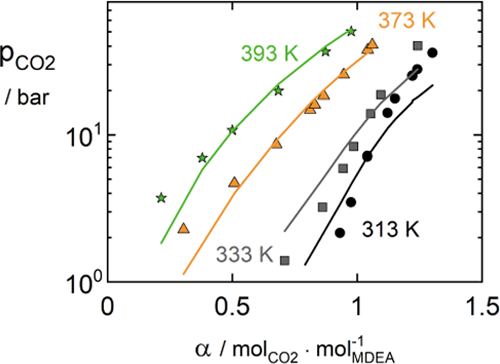
#> input picture analyses/mdea_bulow_reproduction/diagnosis-round2/source-figure4.png, 500 x 364 px
$ python digitize.py
#> lines starting #> are read from the running program, lines starting #| are printed output that depends on the picture; after the words box and inside, x2 and y2 are one past the last pixel; in counts of white or black regions, pixels touching at a corner belong together
"""Figure 4 model lines: explicit marker masks and independent guide checks."""
from pathlib import Path
import csv,json,hashlib
import cv2,numpy as np
P=Path(__file__).resolve().parent
im=cv2.imread(str(P/'source-figure4.png'));hsv=cv2.cvtColor(im,cv2.COLOR_BGR2HSV)
#> further down, im is the input picture: shape (364, 500, 3); mean B, G, R 242.1, 243.6, 243.6
#> after `hsv = cv2.cvtColor(im, cv2.COLOR_BGR2HSV)`: hsv: shape (364, 500, 3); mean H, S, V 2.9, 4, 244.4
# Manually inspected center guides follow model strokes, never marker centers.
series={
313:dict(guide=[[306,264],[321,239],[339,211],[357,183],[377,153],[397,123],[416,99],[432,85]],markers=[[340,233],[351,202],[367,156],[387,113],[396,99],[413,76],[418,69],[432,53]],color='black'),
333:dict(guide=[[285,231],[302,209],[323,181],[343,155],[363,129],[385,105],[405,82],[418,69]],markers=[[285,260],[322,207],[343,169],[353,146],[371,113],[381,95],[418,46]],color='gray'),
373:dict(guide=[[184,274],[205,242],[226,211],[247,182],[270,151],[295,121],[320,93],[345,69],[371,46]],markers=[[183,228],[235,182],[276,144],[309,110],[312,103],[324,95],[345,73],[369,49],[371,44]],color='orange'),
393:dict(guide=[[162,244],[182,209],[205,170],[233,130],[257,109],[279,90],[310,64],[325,53],[351,32]],markers=[[161,198],[203,158],[233,130],[279,90],[325,53],[351,32]],color='green')}
rows=[];qa=[];overlay=im.copy();maskim=np.zeros(im.shape[:2],np.uint8)
for T,s in series.items():
 g=np.array(s['guide']);lo,hi=int(g[0,0]),int(g[-1,0]);mask=np.zeros(im.shape[:2],np.uint8)
 for q in series.values():
  for x,y in q['markers']:cv2.circle(mask,(x,y),8,255,-1);cv2.circle(overlay,(x,y),8,(255,0,255),1)
 maskim|=mask
 if T==373:color=cv2.inRange(hsv,np.array([8,100,90]),np.array([25,255,255]))>0
 elif T==393:color=cv2.inRange(hsv,np.array([30,80,70]),np.array([85,255,255]))>0
 elif T==313:color=(im.max(axis=2)<115)
 else:color=(im.max(axis=2)-im.min(axis=2)<15)&(im.mean(axis=2)>80)&(im.mean(axis=2)<210)
 xs=[];ys=[]
 for x in range(lo,hi+1):
  y=np.interp(x,g[:,0],g[:,1]);width=20 if T==333 else 9;iy=np.arange(max(2,int(y)-width),min(280,int(y)+width+1));v=iy[color[iy,x]&(mask[iy,x]==0)]
  if len(v):xs.append(x);ys.append(float(np.median(v)))
 xs=np.array(xs);ys=np.array(ys)
 # Interpolate only the intervals where symbols obscure the line. No extrapolation.
 checks=[]
 for x,y in s['markers']:
  if xs[0]<=x<=xs[-1]:
   actual=np.interp(x,xs,ys)
   near=np.argsort(abs(xs-x))[:24];poly=np.polyfit(xs[near]-x,ys[near],2);independent=float(poly[-1])
   checks.append(dict(marker_x=x,marker_y=y,line_y=actual,local_quadratic_y=independent,difference_pixels=actual-independent))
 # 5 pixels includes stroke/axis and crossing interpolation error; x uncertainty 1 pixel (reported separately).
 for x in range(int(xs[0]),int(xs[-1])+1):
  y=float(np.interp(x,xs,ys));loading=(x-108)*1.5/374;bar=10**((281-y)/148)
  rows.append(dict(T_K=T,x_pixel=x,y_pixel=y,loading=loading,pressure_bar=bar,pressure_lower_bar=bar/10**(5/148),pressure_upper_bar=bar*10**(5/148),masked_interpolation=bool(mask[round(y),x])))
  cv2.circle(overlay,(x,round(y)),1,(255,0,0),-1)
 qa.append(dict(T_K=T,guide=s['guide'],marker_centers=s['markers'],mask_radius_pixels=8,unmasked_columns=len(xs),crossing_checks=checks,max_crossing_lane_difference_pixels=max([abs(c['difference_pixels']) for c in checks],default=0),classification='review',reason='Masked line pixels; linear gap interpolation checked against local quadratic fit to nearest 24 unmasked columns. Guides only restrict search; uncertainty is a conservative image-reading bound, not statistical confidence'))
#> this loop made 4 passes
#> pass 1, `elif T==313:color=(im.max(axis=2)<115)`:
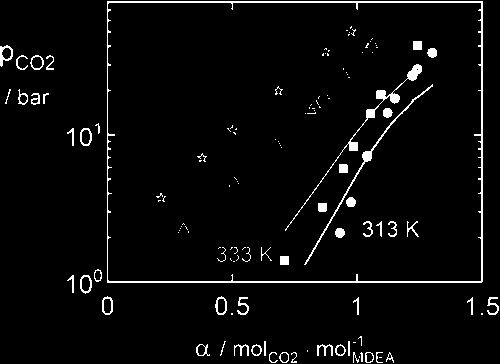
#> color: shape (364, 500) bool; 3.7% white in thin lines or dots
#> pass 2, `else:color=(im.max(axis=2)-im.min(axis=2)<15)&(im.mean(axis=2)>80)&(im..`:
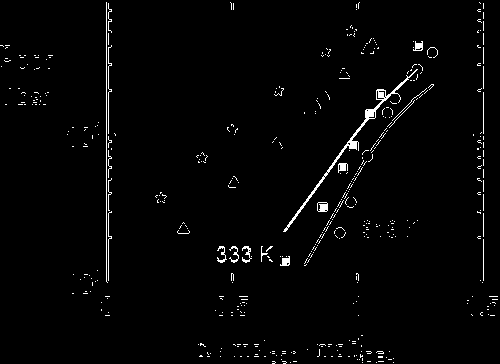
#> color: shape (364, 500) bool; 2% white in thin lines or dots
#> pass 3, `if T==373:color=cv2.inRange(hsv,np.array([8,100,90]),np.array([25,255,..`:
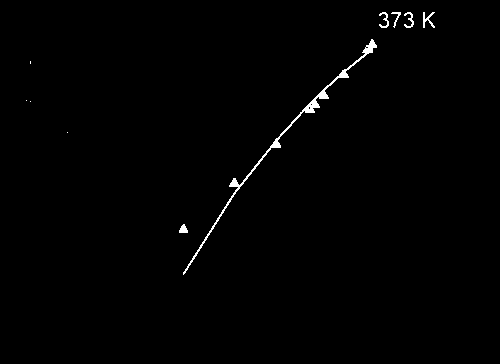
#> color: shape (364, 500) bool; 0.72% white; 10 white regions (4 under 20 px), largest, box (x1, y1, x2, y2) and area: (183, 39, 377, 275) 989, (423, 12, 435, 28) 80, (404, 12, 414, 28) 66, (379, 12, 389, 28) 65, (179, 224, 188, 233) 56, (391, 12, 401, 28) 47
#> after the loop:
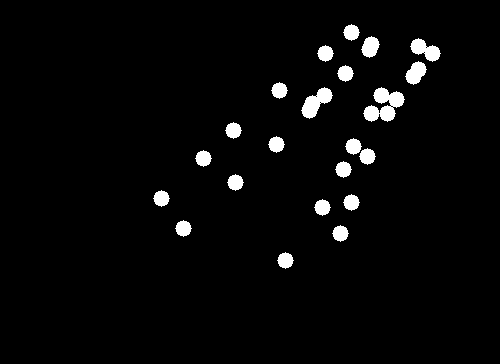
#> mask: shape (364, 500); 3.1% white; 22 white regions, largest, box (x1, y1, x2, y2) and area: (363, 87, 405, 122) 787, (301, 87, 333, 119) 504, (410, 38, 441, 62) 394
#> after the loop:
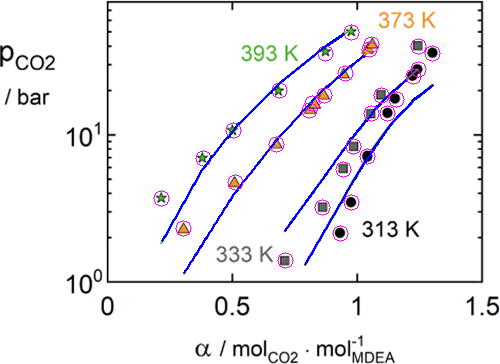
#> overlay: shape (364, 500, 3); 1.92% of pixels changed, all inside (x1, y1, x2, y2) = (153, 24, 441, 274)
#> after the loop, qa = 4 items; rows = 612 items
with (P/'figure4-lines.csv').open('w') as f:w=csv.DictWriter(f,fieldnames=rows[0]);w.writeheader();w.writerows(rows)
cv2.imwrite(str(P/'figure4-overlay.png'),overlay);cv2.imwrite(str(P/'figure4-marker-mask.png'),maskim)
(P/'figure4-metadata.json').write_text(json.dumps(dict(source='Bülow 2021 E48WQBPB printed p.6332 Fig.4 embedded image xref281 500x364; source hash in ../sources.json',source_image_sha256=hashlib.sha256((P/'source-figure4.png').read_bytes()).hexdigest(),calibration=dict(x_pixels=[108,482],loading=[0,1.5],y_pixels=[281,133],pressure_bar=[1,10],y_scale='log10'),uncertainty=dict(y_pixels=5,pressure_relative_upper=10**(5/148)-1,x_pixels=1,loading=.004011),curves=qa,caption_text_conflict='Axis and caption CO2 partial pressure; adjacent prose system pressure. Compare both observables; do not relabel.'),indent=2)+'\n')
print(qa)
#> (printed output is left out)
